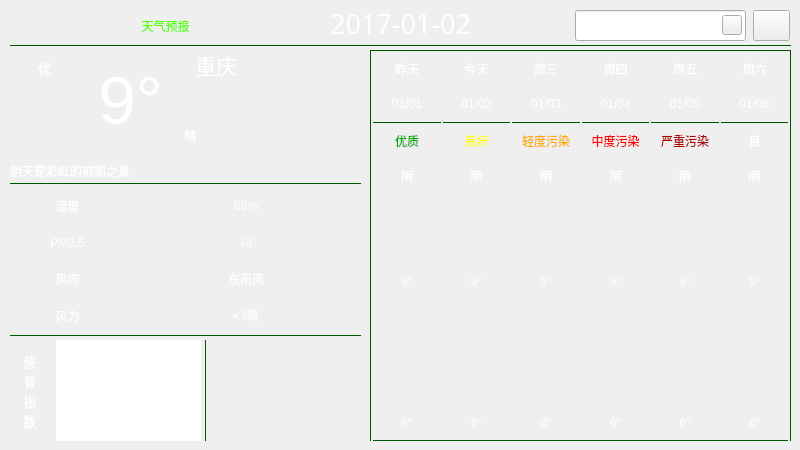
<?xml version="1.0" encoding="UTF-8"?>
<ui version="4.0">
 <class>Weather</class>
 <widget class="QWidget" name="Weather">
  <property name="geometry">
   <rect>
    <x>0</x>
    <y>0</y>
    <width>800</width>
    <height>450</height>
   </rect>
  </property>
  <property name="windowTitle">
   <string>Form</string>
  </property>
  <property name="styleSheet">
   <string notr="true"/>
  </property>
  <layout class="QGridLayout" name="gridLayout">
   <property name="leftMargin">
    <number>0</number>
   </property>
   <property name="topMargin">
    <number>0</number>
   </property>
   <property name="rightMargin">
    <number>0</number>
   </property>
   <property name="bottomMargin">
    <number>0</number>
   </property>
   <property name="spacing">
    <number>0</number>
   </property>
   <item row="0" column="0">
    <widget class="QWidget" name="widget" native="true">
     <property name="styleSheet">
      <string notr="true">QWidget#widget{
	border-image: url(:/weaUI/weaUI.png);
	color:rgb(255, 255, 255);
}

QLabel{
	font: 25 10pt &quot;Microsoft YaHei&quot;;
	border-radius: 4px;
	background-color: argb(60, 60, 60, 130);
	color: rgb(255, 255, 255);
}

Line{
	background-color: rgb(0, 85, 0);
}



</string>
     </property>
     <widget class="QWidget" name="layoutWidget">
      <property name="geometry">
       <rect>
        <x>10</x>
        <y>190</y>
        <width>351</width>
        <height>141</height>
       </rect>
      </property>
      <layout class="QGridLayout" name="gridLayout_2" columnstretch="0,0,0">
       <item row="0" column="0">
        <widget class="QLabel" name="shiduTitleLb">
         <property name="styleSheet">
          <string notr="true">
color: rgb(255, 255, 255);</string>
         </property>
         <property name="text">
          <string>湿度</string>
         </property>
         <property name="alignment">
          <set>Qt::AlignCenter</set>
         </property>
        </widget>
       </item>
       <item row="1" column="0">
        <widget class="QLabel" name="pm25TitleLb">
         <property name="styleSheet">
          <string notr="true">color: rgb(255, 255, 255);</string>
         </property>
         <property name="text">
          <string>PM2.5</string>
         </property>
         <property name="alignment">
          <set>Qt::AlignCenter</set>
         </property>
        </widget>
       </item>
       <item row="2" column="0">
        <widget class="QLabel" name="fxTitleLb">
         <property name="styleSheet">
          <string notr="true">color: rgb(255, 255, 255);</string>
         </property>
         <property name="text">
          <string>风向</string>
         </property>
         <property name="alignment">
          <set>Qt::AlignCenter</set>
         </property>
        </widget>
       </item>
       <item row="3" column="0">
        <widget class="QLabel" name="flTitleLb">
         <property name="styleSheet">
          <string notr="true">color: rgb(255, 255, 255);</string>
         </property>
         <property name="text">
          <string>风力</string>
         </property>
         <property name="alignment">
          <set>Qt::AlignCenter</set>
         </property>
        </widget>
       </item>
       <item row="2" column="1" colspan="2">
        <widget class="QLabel" name="fxLb">
         <property name="text">
          <string>东南风</string>
         </property>
         <property name="alignment">
          <set>Qt::AlignCenter</set>
         </property>
        </widget>
       </item>
       <item row="0" column="1" colspan="2">
        <widget class="QLabel" name="shiduLb">
         <property name="text">
          <string>86%</string>
         </property>
         <property name="alignment">
          <set>Qt::AlignCenter</set>
         </property>
        </widget>
       </item>
       <item row="3" column="1" colspan="2">
        <widget class="QLabel" name="flLb">
         <property name="text">
          <string>&lt;3级</string>
         </property>
         <property name="alignment">
          <set>Qt::AlignCenter</set>
         </property>
        </widget>
       </item>
       <item row="1" column="1" colspan="2">
        <widget class="QLabel" name="pm25Lb">
         <property name="text">
          <string>74</string>
         </property>
         <property name="alignment">
          <set>Qt::AlignCenter</set>
         </property>
        </widget>
       </item>
      </layout>
     </widget>
     <widget class="QWidget" name="layoutWidget_2">
      <property name="geometry">
       <rect>
        <x>370</x>
        <y>50</y>
        <width>421</width>
        <height>391</height>
       </rect>
      </property>
      <layout class="QGridLayout" name="gridLayout_3">
       <property name="horizontalSpacing">
        <number>2</number>
       </property>
       <property name="verticalSpacing">
        <number>0</number>
       </property>
       <item row="1" column="2">
        <widget class="QLabel" name="week1Lb">
         <property name="styleSheet">
          <string notr="true"/>
         </property>
         <property name="text">
          <string>今天</string>
         </property>
         <property name="alignment">
          <set>Qt::AlignCenter</set>
         </property>
        </widget>
       </item>
       <item row="2" column="3">
        <widget class="QLabel" name="date2Lb">
         <property name="text">
          <string>01/03</string>
         </property>
         <property name="alignment">
          <set>Qt::AlignCenter</set>
         </property>
        </widget>
       </item>
       <item row="2" column="4">
        <widget class="QLabel" name="date3Lb">
         <property name="text">
          <string>01/04</string>
         </property>
         <property name="alignment">
          <set>Qt::AlignCenter</set>
         </property>
        </widget>
       </item>
       <item row="2" column="1">
        <widget class="QLabel" name="date0Lb">
         <property name="styleSheet">
          <string notr="true">\</string>
         </property>
         <property name="text">
          <string>01/01</string>
         </property>
         <property name="alignment">
          <set>Qt::AlignCenter</set>
         </property>
        </widget>
       </item>
       <item row="1" column="4">
        <widget class="QLabel" name="week3Lb">
         <property name="text">
          <string>周四</string>
         </property>
         <property name="alignment">
          <set>Qt::AlignCenter</set>
         </property>
        </widget>
       </item>
       <item row="2" column="5">
        <widget class="QLabel" name="date4Lb">
         <property name="text">
          <string>01/05</string>
         </property>
         <property name="alignment">
          <set>Qt::AlignCenter</set>
         </property>
        </widget>
       </item>
       <item row="2" column="2">
        <widget class="QLabel" name="date1Lb">
         <property name="styleSheet">
          <string notr="true"/>
         </property>
         <property name="text">
          <string>01/02</string>
         </property>
         <property name="alignment">
          <set>Qt::AlignCenter</set>
         </property>
        </widget>
       </item>
       <item row="1" column="5">
        <widget class="QLabel" name="week4Lb">
         <property name="text">
          <string>周五</string>
         </property>
         <property name="alignment">
          <set>Qt::AlignCenter</set>
         </property>
        </widget>
       </item>
       <item row="1" column="6">
        <widget class="QLabel" name="week5Lb">
         <property name="text">
          <string>周六</string>
         </property>
         <property name="alignment">
          <set>Qt::AlignCenter</set>
         </property>
        </widget>
       </item>
       <item row="4" column="3">
        <widget class="QLabel" name="quality2Lb">
         <property name="styleSheet">
          <string notr="true">color: rgb(255, 170, 0);</string>
         </property>
         <property name="text">
          <string>轻度污染</string>
         </property>
         <property name="alignment">
          <set>Qt::AlignCenter</set>
         </property>
        </widget>
       </item>
       <item row="4" column="2">
        <widget class="QLabel" name="quality1Lb">
         <property name="styleSheet">
          <string notr="true">color: rgb(255, 255, 0);</string>
         </property>
         <property name="text">
          <string>良好</string>
         </property>
         <property name="alignment">
          <set>Qt::AlignCenter</set>
         </property>
        </widget>
       </item>
       <item row="4" column="1">
        <widget class="QLabel" name="quality0Lb">
         <property name="styleSheet">
          <string notr="true">color: rgb(0, 170, 0);</string>
         </property>
         <property name="frameShape">
          <enum>QFrame::NoFrame</enum>
         </property>
         <property name="frameShadow">
          <enum>QFrame::Sunken</enum>
         </property>
         <property name="text">
          <string>优质</string>
         </property>
         <property name="alignment">
          <set>Qt::AlignCenter</set>
         </property>
        </widget>
       </item>
       <item row="1" column="3">
        <widget class="QLabel" name="week2Lb">
         <property name="styleSheet">
          <string notr="true">color: rgb(255, 255, 255);
font: 25 10pt &quot;Microsoft YaHei&quot;;</string>
         </property>
         <property name="text">
          <string>周三</string>
         </property>
         <property name="alignment">
          <set>Qt::AlignCenter</set>
         </property>
        </widget>
       </item>
       <item row="9" column="1" rowspan="3" colspan="6">
        <widget class="QLabel" name="curveLb">
         <property name="styleSheet">
          <string notr="true"/>
         </property>
         <property name="text">
          <string/>
         </property>
         <property name="alignment">
          <set>Qt::AlignCenter</set>
         </property>
        </widget>
       </item>
       <item row="12" column="5">
        <widget class="QLabel" name="low4Lb">
         <property name="text">
          <string>6°</string>
         </property>
         <property name="alignment">
          <set>Qt::AlignCenter</set>
         </property>
        </widget>
       </item>
       <item row="12" column="1">
        <widget class="QLabel" name="low0Lb">
         <property name="text">
          <string>6°</string>
         </property>
         <property name="alignment">
          <set>Qt::AlignCenter</set>
         </property>
        </widget>
       </item>
       <item row="12" column="2">
        <widget class="QLabel" name="low1Lb">
         <property name="text">
          <string>6°</string>
         </property>
         <property name="alignment">
          <set>Qt::AlignCenter</set>
         </property>
        </widget>
       </item>
       <item row="3" column="6">
        <widget class="Line" name="hLine_8">
         <property name="maximumSize">
          <size>
           <width>16777215</width>
           <height>1</height>
          </size>
         </property>
         <property name="styleSheet">
          <string notr="true">background-color: rgb(0, 85, 0);</string>
         </property>
         <property name="lineWidth">
          <number>0</number>
         </property>
         <property name="orientation">
          <enum>Qt::Horizontal</enum>
         </property>
        </widget>
       </item>
       <item row="12" column="6">
        <widget class="QLabel" name="low5Lb">
         <property name="text">
          <string>6°</string>
         </property>
         <property name="alignment">
          <set>Qt::AlignCenter</set>
         </property>
        </widget>
       </item>
       <item row="3" column="2">
        <widget class="Line" name="hLine_4">
         <property name="minimumSize">
          <size>
           <width>0</width>
           <height>0</height>
          </size>
         </property>
         <property name="maximumSize">
          <size>
           <width>16777215</width>
           <height>1</height>
          </size>
         </property>
         <property name="styleSheet">
          <string notr="true">background-color: rgb(0, 85, 0);</string>
         </property>
         <property name="lineWidth">
          <number>0</number>
         </property>
         <property name="orientation">
          <enum>Qt::Horizontal</enum>
         </property>
        </widget>
       </item>
       <item row="3" column="3">
        <widget class="Line" name="hLine_5">
         <property name="maximumSize">
          <size>
           <width>16777215</width>
           <height>1</height>
          </size>
         </property>
         <property name="styleSheet">
          <string notr="true">background-color: rgb(0, 85, 0);</string>
         </property>
         <property name="lineWidth">
          <number>0</number>
         </property>
         <property name="orientation">
          <enum>Qt::Horizontal</enum>
         </property>
        </widget>
       </item>
       <item row="0" column="0" colspan="8">
        <widget class="Line" name="hLine_2">
         <property name="maximumSize">
          <size>
           <width>16777215</width>
           <height>1</height>
          </size>
         </property>
         <property name="styleSheet">
          <string notr="true">background-color: rgb(0, 85, 0);</string>
         </property>
         <property name="lineWidth">
          <number>0</number>
         </property>
         <property name="orientation">
          <enum>Qt::Horizontal</enum>
         </property>
        </widget>
       </item>
       <item row="6" column="4" rowspan="2">
        <widget class="QLabel" name="typeIco3Lb">
         <property name="styleSheet">
          <string notr="true">image: url(:/night/night/雾.png);</string>
         </property>
         <property name="text">
          <string/>
         </property>
         <property name="alignment">
          <set>Qt::AlignCenter</set>
         </property>
        </widget>
       </item>
       <item row="1" column="7" rowspan="13">
        <widget class="Line" name="vLine_3">
         <property name="maximumSize">
          <size>
           <width>1</width>
           <height>16777215</height>
          </size>
         </property>
         <property name="styleSheet">
          <string notr="true">background-color: rgb(0, 85, 0);</string>
         </property>
         <property name="lineWidth">
          <number>0</number>
         </property>
         <property name="orientation">
          <enum>Qt::Vertical</enum>
         </property>
        </widget>
       </item>
       <item row="6" column="6" rowspan="2">
        <widget class="QLabel" name="typeIco5Lb">
         <property name="styleSheet">
          <string notr="true">image: url(:/day/day/强沙尘暴.png);</string>
         </property>
         <property name="text">
          <string/>
         </property>
         <property name="alignment">
          <set>Qt::AlignCenter</set>
         </property>
        </widget>
       </item>
       <item row="6" column="5" rowspan="2">
        <widget class="QLabel" name="typeIco4Lb">
         <property name="styleSheet">
          <string notr="true">image: url(:/day/day/阵雨.png);</string>
         </property>
         <property name="text">
          <string/>
         </property>
         <property name="alignment">
          <set>Qt::AlignCenter</set>
         </property>
        </widget>
       </item>
       <item row="3" column="4">
        <widget class="Line" name="hLine_6">
         <property name="maximumSize">
          <size>
           <width>16777215</width>
           <height>1</height>
          </size>
         </property>
         <property name="styleSheet">
          <string notr="true">background-color: rgb(0, 85, 0);</string>
         </property>
         <property name="lineWidth">
          <number>0</number>
         </property>
         <property name="orientation">
          <enum>Qt::Horizontal</enum>
         </property>
        </widget>
       </item>
       <item row="3" column="5">
        <widget class="Line" name="hLine_7">
         <property name="maximumSize">
          <size>
           <width>16777215</width>
           <height>1</height>
          </size>
         </property>
         <property name="styleSheet">
          <string notr="true">background-color: rgb(0, 85, 0);</string>
         </property>
         <property name="lineWidth">
          <number>0</number>
         </property>
         <property name="orientation">
          <enum>Qt::Horizontal</enum>
         </property>
        </widget>
       </item>
       <item row="1" column="1">
        <widget class="QLabel" name="week0Lb">
         <property name="styleSheet">
          <string notr="true"/>
         </property>
         <property name="text">
          <string>昨天</string>
         </property>
         <property name="alignment">
          <set>Qt::AlignCenter</set>
         </property>
        </widget>
       </item>
       <item row="13" column="1" colspan="6">
        <widget class="Line" name="hLine_9">
         <property name="maximumSize">
          <size>
           <width>16777215</width>
           <height>1</height>
          </size>
         </property>
         <property name="styleSheet">
          <string notr="true">background-color: rgb(0, 85, 0);</string>
         </property>
         <property name="lineWidth">
          <number>0</number>
         </property>
         <property name="orientation">
          <enum>Qt::Horizontal</enum>
         </property>
        </widget>
       </item>
       <item row="1" column="0" rowspan="13">
        <widget class="Line" name="vLine_2">
         <property name="maximumSize">
          <size>
           <width>1</width>
           <height>16777215</height>
          </size>
         </property>
         <property name="styleSheet">
          <string notr="true">background-color: rgb(0, 85, 0);</string>
         </property>
         <property name="lineWidth">
          <number>0</number>
         </property>
         <property name="orientation">
          <enum>Qt::Vertical</enum>
         </property>
        </widget>
       </item>
       <item row="3" column="1">
        <widget class="Line" name="hLine_3">
         <property name="minimumSize">
          <size>
           <width>0</width>
           <height>0</height>
          </size>
         </property>
         <property name="maximumSize">
          <size>
           <width>16777215</width>
           <height>1</height>
          </size>
         </property>
         <property name="styleSheet">
          <string notr="true">background-color: rgb(0, 85, 0);</string>
         </property>
         <property name="lineWidth">
          <number>0</number>
         </property>
         <property name="orientation">
          <enum>Qt::Horizontal</enum>
         </property>
        </widget>
       </item>
       <item row="2" column="6">
        <widget class="QLabel" name="date5Lb">
         <property name="text">
          <string>01/06</string>
         </property>
         <property name="alignment">
          <set>Qt::AlignCenter</set>
         </property>
        </widget>
       </item>
       <item row="4" column="5">
        <widget class="QLabel" name="quality4Lb">
         <property name="styleSheet">
          <string notr="true">color: rgb(170, 0, 0);</string>
         </property>
         <property name="text">
          <string>严重污染</string>
         </property>
         <property name="alignment">
          <set>Qt::AlignCenter</set>
         </property>
        </widget>
       </item>
       <item row="4" column="4">
        <widget class="QLabel" name="quality3Lb">
         <property name="styleSheet">
          <string notr="true">color: rgb(255, 0, 0);</string>
         </property>
         <property name="text">
          <string>中度污染</string>
         </property>
         <property name="alignment">
          <set>Qt::AlignCenter</set>
         </property>
        </widget>
       </item>
       <item row="4" column="6">
        <widget class="QLabel" name="quality5Lb">
         <property name="text">
          <string>良</string>
         </property>
         <property name="alignment">
          <set>Qt::AlignCenter</set>
         </property>
        </widget>
       </item>
       <item row="5" column="1">
        <widget class="QLabel" name="type0Lb">
         <property name="styleSheet">
          <string notr="true"/>
         </property>
         <property name="text">
          <string>阴</string>
         </property>
         <property name="alignment">
          <set>Qt::AlignCenter</set>
         </property>
        </widget>
       </item>
       <item row="5" column="4">
        <widget class="QLabel" name="type3Lb">
         <property name="text">
          <string>阴</string>
         </property>
         <property name="alignment">
          <set>Qt::AlignCenter</set>
         </property>
        </widget>
       </item>
       <item row="5" column="2">
        <widget class="QLabel" name="type1Lb">
         <property name="styleSheet">
          <string notr="true"/>
         </property>
         <property name="text">
          <string>阴</string>
         </property>
         <property name="alignment">
          <set>Qt::AlignCenter</set>
         </property>
        </widget>
       </item>
       <item row="5" column="5">
        <widget class="QLabel" name="type4Lb">
         <property name="text">
          <string>阴</string>
         </property>
         <property name="alignment">
          <set>Qt::AlignCenter</set>
         </property>
        </widget>
       </item>
       <item row="5" column="3">
        <widget class="QLabel" name="type2Lb">
         <property name="styleSheet">
          <string notr="true"/>
         </property>
         <property name="text">
          <string>阴</string>
         </property>
         <property name="alignment">
          <set>Qt::AlignCenter</set>
         </property>
        </widget>
       </item>
       <item row="5" column="6">
        <widget class="QLabel" name="type5Lb">
         <property name="text">
          <string>阴</string>
         </property>
         <property name="alignment">
          <set>Qt::AlignCenter</set>
         </property>
        </widget>
       </item>
       <item row="8" column="1">
        <widget class="QLabel" name="high0Lb">
         <property name="text">
          <string>9°</string>
         </property>
         <property name="alignment">
          <set>Qt::AlignCenter</set>
         </property>
        </widget>
       </item>
       <item row="6" column="3" rowspan="2">
        <widget class="QLabel" name="typeIco2Lb">
         <property name="styleSheet">
          <string notr="true">image: url(:/day/day/晴.png);</string>
         </property>
         <property name="text">
          <string/>
         </property>
         <property name="alignment">
          <set>Qt::AlignCenter</set>
         </property>
        </widget>
       </item>
       <item row="6" column="2" rowspan="2">
        <widget class="QLabel" name="typeIco1Lb">
         <property name="styleSheet">
          <string notr="true">image: url(:/day/day/大暴雨到特大暴雨.png);</string>
         </property>
         <property name="text">
          <string/>
         </property>
         <property name="alignment">
          <set>Qt::AlignCenter</set>
         </property>
        </widget>
       </item>
       <item row="8" column="3">
        <widget class="QLabel" name="high2Lb">
         <property name="text">
          <string>9°</string>
         </property>
         <property name="alignment">
          <set>Qt::AlignCenter</set>
         </property>
        </widget>
       </item>
       <item row="6" column="1" rowspan="2">
        <widget class="QLabel" name="typeIco0Lb">
         <property name="styleSheet">
          <string notr="true">image: url(:/day/day/小雨.png);
</string>
         </property>
         <property name="text">
          <string/>
         </property>
         <property name="alignment">
          <set>Qt::AlignCenter</set>
         </property>
        </widget>
       </item>
       <item row="8" column="6">
        <widget class="QLabel" name="high5Lb">
         <property name="text">
          <string>9°</string>
         </property>
         <property name="alignment">
          <set>Qt::AlignCenter</set>
         </property>
        </widget>
       </item>
       <item row="8" column="5">
        <widget class="QLabel" name="high4Lb">
         <property name="text">
          <string>9°</string>
         </property>
         <property name="alignment">
          <set>Qt::AlignCenter</set>
         </property>
        </widget>
       </item>
       <item row="8" column="4">
        <widget class="QLabel" name="high3Lb">
         <property name="text">
          <string>9°</string>
         </property>
         <property name="alignment">
          <set>Qt::AlignCenter</set>
         </property>
        </widget>
       </item>
       <item row="12" column="3">
        <widget class="QLabel" name="low2Lb">
         <property name="text">
          <string>6°</string>
         </property>
         <property name="alignment">
          <set>Qt::AlignCenter</set>
         </property>
        </widget>
       </item>
       <item row="12" column="4">
        <widget class="QLabel" name="low3Lb">
         <property name="text">
          <string>6°</string>
         </property>
         <property name="alignment">
          <set>Qt::AlignCenter</set>
         </property>
        </widget>
       </item>
       <item row="8" column="2">
        <widget class="QLabel" name="high1Lb">
         <property name="text">
          <string>9°</string>
         </property>
         <property name="alignment">
          <set>Qt::AlignCenter</set>
         </property>
        </widget>
       </item>
      </layout>
     </widget>
     <widget class="QLabel" name="temLb">
      <property name="geometry">
       <rect>
        <x>10</x>
        <y>50</y>
        <width>241</width>
        <height>101</height>
       </rect>
      </property>
      <property name="font">
       <font>
        <family>Arial</family>
        <pointsize>50</pointsize>
        <weight>50</weight>
        <italic>false</italic>
        <bold>false</bold>
       </font>
      </property>
      <property name="styleSheet">
       <string notr="true">color: rgb(255, 255, 255);
font: 50pt &quot;Arial&quot;;</string>
      </property>
      <property name="text">
       <string>9°</string>
      </property>
      <property name="alignment">
       <set>Qt::AlignCenter</set>
      </property>
     </widget>
     <widget class="Line" name="hLine_1">
      <property name="geometry">
       <rect>
        <x>10</x>
        <y>45</y>
        <width>781</width>
        <height>1</height>
       </rect>
      </property>
      <property name="minimumSize">
       <size>
        <width>0</width>
        <height>0</height>
       </size>
      </property>
      <property name="maximumSize">
       <size>
        <width>100000</width>
        <height>1</height>
       </size>
      </property>
      <property name="styleSheet">
       <string notr="true">background-color: rgb(0, 85, 0);</string>
      </property>
      <property name="lineWidth">
       <number>0</number>
      </property>
      <property name="midLineWidth">
       <number>0</number>
      </property>
      <property name="orientation">
       <enum>Qt::Horizontal</enum>
      </property>
     </widget>
     <widget class="Line" name="hLine_11">
      <property name="geometry">
       <rect>
        <x>10</x>
        <y>335</y>
        <width>351</width>
        <height>1</height>
       </rect>
      </property>
      <property name="minimumSize">
       <size>
        <width>0</width>
        <height>0</height>
       </size>
      </property>
      <property name="maximumSize">
       <size>
        <width>16777215</width>
        <height>1</height>
       </size>
      </property>
      <property name="styleSheet">
       <string notr="true">background-color: rgb(0, 85, 0);</string>
      </property>
      <property name="lineWidth">
       <number>0</number>
      </property>
      <property name="orientation">
       <enum>Qt::Horizontal</enum>
      </property>
     </widget>
     <widget class="Line" name="vLine_1">
      <property name="geometry">
       <rect>
        <x>205</x>
        <y>340</y>
        <width>1</width>
        <height>101</height>
       </rect>
      </property>
      <property name="minimumSize">
       <size>
        <width>0</width>
        <height>0</height>
       </size>
      </property>
      <property name="maximumSize">
       <size>
        <width>1</width>
        <height>16777215</height>
       </size>
      </property>
      <property name="styleSheet">
       <string notr="true">background-color: rgb(0, 85, 0);</string>
      </property>
      <property name="lineWidth">
       <number>0</number>
      </property>
      <property name="orientation">
       <enum>Qt::Vertical</enum>
      </property>
     </widget>
     <widget class="Line" name="hLine_10">
      <property name="geometry">
       <rect>
        <x>10</x>
        <y>183</y>
        <width>351</width>
        <height>1</height>
       </rect>
      </property>
      <property name="sizePolicy">
       <sizepolicy hsizetype="Fixed" vsizetype="Fixed">
        <horstretch>0</horstretch>
        <verstretch>0</verstretch>
       </sizepolicy>
      </property>
      <property name="minimumSize">
       <size>
        <width>0</width>
        <height>0</height>
       </size>
      </property>
      <property name="maximumSize">
       <size>
        <width>16777215</width>
        <height>1</height>
       </size>
      </property>
      <property name="styleSheet">
       <string notr="true">background-color: rgb(0, 85, 0);</string>
      </property>
      <property name="lineWidth">
       <number>0</number>
      </property>
      <property name="orientation">
       <enum>Qt::Horizontal</enum>
      </property>
     </widget>
     <widget class="QWidget" name="layoutWidget_3">
      <property name="geometry">
       <rect>
        <x>10</x>
        <y>340</y>
        <width>191</width>
        <height>101</height>
       </rect>
      </property>
      <layout class="QGridLayout" name="gridLayout_4">
       <property name="horizontalSpacing">
        <number>6</number>
       </property>
       <item row="0" column="0">
        <widget class="QLabel" name="gmTitleLb">
         <property name="minimumSize">
          <size>
           <width>40</width>
           <height>0</height>
          </size>
         </property>
         <property name="sizeIncrement">
          <size>
           <width>30</width>
           <height>0</height>
          </size>
         </property>
         <property name="font">
          <font>
           <family>Microsoft YaHei</family>
           <pointsize>10</pointsize>
           <weight>3</weight>
           <italic>false</italic>
           <bold>false</bold>
          </font>
         </property>
         <property name="styleSheet">
          <string notr="true">background-color: argb(60, 60, 60, 130);
border-radius: 3px;
color: rgb(255, 255, 255);</string>
         </property>
         <property name="text">
          <string>感
冒
指
数</string>
         </property>
         <property name="alignment">
          <set>Qt::AlignCenter</set>
         </property>
        </widget>
       </item>
       <item row="0" column="1">
        <widget class="QTextBrowser" name="ganmaoBrowser">
         <property name="sizePolicy">
          <sizepolicy hsizetype="Minimum" vsizetype="Expanding">
           <horstretch>0</horstretch>
           <verstretch>0</verstretch>
          </sizepolicy>
         </property>
         <property name="minimumSize">
          <size>
           <width>22</width>
           <height>0</height>
          </size>
         </property>
         <property name="font">
          <font>
           <family>Arial</family>
           <pointsize>9</pointsize>
           <weight>50</weight>
           <italic>false</italic>
           <bold>false</bold>
          </font>
         </property>
         <property name="autoFillBackground">
          <bool>true</bool>
         </property>
         <property name="styleSheet">
          <string notr="true">border-radius: 5px;
color: rgb(255, 255, 255);
background-color: argb(255, 255, 255, 0);
font: 9pt &quot;Arial&quot;;</string>
         </property>
         <property name="frameShape">
          <enum>QFrame::NoFrame</enum>
         </property>
         <property name="html">
          <string>&lt;!DOCTYPE HTML PUBLIC &quot;-//W3C//DTD HTML 4.0//EN&quot; &quot;http://www.w3.org/TR/REC-html40/strict.dtd&quot;&gt;
&lt;html&gt;&lt;head&gt;&lt;meta name=&quot;qrichtext&quot; content=&quot;1&quot; /&gt;&lt;style type=&quot;text/css&quot;&gt;
p, li { white-space: pre-wrap; }
&lt;/style&gt;&lt;/head&gt;&lt;body style=&quot; font-family:'Arial'; font-size:9pt; font-weight:400; font-style:normal;&quot;&gt;
&lt;p align=&quot;center&quot; style=&quot; margin-top:0px; margin-bottom:0px; margin-left:0px; margin-right:0px; -qt-block-indent:0; text-indent:0px;&quot;&gt;&lt;span style=&quot; font-family:'SimSun';&quot;&gt;极少数敏感人群应减少户外活动&lt;/span&gt;&lt;/p&gt;&lt;/body&gt;&lt;/html&gt;</string>
         </property>
        </widget>
       </item>
      </layout>
     </widget>
     <widget class="QLabel" name="typeIcoLb">
      <property name="geometry">
       <rect>
        <x>260</x>
        <y>63</y>
        <width>101</width>
        <height>101</height>
       </rect>
      </property>
      <property name="styleSheet">
       <string notr="true">border-image: url(:/day/day/晴.png);
background-color: argb(60, 60, 60, 0);

</string>
      </property>
      <property name="text">
       <string/>
      </property>
     </widget>
     <widget class="QLabel" name="dateLb">
      <property name="geometry">
       <rect>
        <x>190</x>
        <y>3</y>
        <width>421</width>
        <height>41</height>
       </rect>
      </property>
      <property name="font">
       <font>
        <family>Adobe 黑体 Std R</family>
        <pointsize>20</pointsize>
        <weight>50</weight>
        <italic>false</italic>
        <bold>false</bold>
       </font>
      </property>
      <property name="styleSheet">
       <string notr="true">font: 20pt &quot;Adobe 黑体 Std R&quot;;
color: rgb(255, 255, 255);
background-color: rgb(255, 255, 255, 0);</string>
      </property>
      <property name="text">
       <string>2017-01-02</string>
      </property>
      <property name="alignment">
       <set>Qt::AlignCenter</set>
      </property>
     </widget>
     <widget class="QLabel" name="noticeLb">
      <property name="geometry">
       <rect>
        <x>10</x>
        <y>160</y>
        <width>351</width>
        <height>21</height>
       </rect>
      </property>
      <property name="styleSheet">
       <string notr="true">color: rgb(255, 255, 255);
background-color: argb(60, 60, 60, 0);</string>
      </property>
      <property name="text">
       <string>阴天是彩虹的前期之景</string>
      </property>
      <property name="alignment">
       <set>Qt::AlignLeading|Qt::AlignLeft|Qt::AlignVCenter</set>
      </property>
     </widget>
     <widget class="QLabel" name="sunRiseSetLb">
      <property name="geometry">
       <rect>
        <x>210</x>
        <y>340</y>
        <width>150</width>
        <height>100</height>
       </rect>
      </property>
      <property name="styleSheet">
       <string notr="true"/>
      </property>
      <property name="text">
       <string/>
      </property>
     </widget>
     <widget class="QLineEdit" name="cityLineEdit">
      <property name="geometry">
       <rect>
        <x>575</x>
        <y>10</y>
        <width>171</width>
        <height>31</height>
       </rect>
      </property>
      <property name="styleSheet">
       <string notr="true">color: rgb(255, 255, 255);</string>
      </property>
      <property name="frame">
       <bool>true</bool>
      </property>
      <property name="placeholderText">
       <string>城市</string>
      </property>
     </widget>
     <widget class="QLabel" name="typeLb">
      <property name="geometry">
       <rect>
        <x>140</x>
        <y>120</y>
        <width>101</width>
        <height>31</height>
       </rect>
      </property>
      <property name="styleSheet">
       <string notr="true">color: rgb(255, 255, 255);
background-color: argb(60, 60, 60, 0);</string>
      </property>
      <property name="text">
       <string>晴</string>
      </property>
      <property name="alignment">
       <set>Qt::AlignCenter</set>
      </property>
     </widget>
     <widget class="QToolButton" name="searchBt">
      <property name="geometry">
       <rect>
        <x>722</x>
        <y>15</y>
        <width>20</width>
        <height>20</height>
       </rect>
      </property>
      <property name="cursor">
       <cursorShape>PointingHandCursor</cursorShape>
      </property>
      <property name="styleSheet">
       <string notr="true">border-image: url(:/weatherIco/search.ico);</string>
      </property>
      <property name="text">
       <string/>
      </property>
      <property name="icon">
       <iconset resource="icons/icons.qrc">
        <normaloff>:/weatherIco/search.ico</normaloff>:/weatherIco/search.ico</iconset>
      </property>
      <property name="iconSize">
       <size>
        <width>20</width>
        <height>20</height>
       </size>
      </property>
      <property name="shortcut">
       <string>Return</string>
      </property>
      <property name="popupMode">
       <enum>QToolButton::DelayedPopup</enum>
      </property>
     </widget>
     <widget class="QLabel" name="leafLb">
      <property name="geometry">
       <rect>
        <x>18</x>
        <y>58</y>
        <width>20</width>
        <height>20</height>
       </rect>
      </property>
      <property name="styleSheet">
       <string notr="true">image: url(:/weatherIco/leaf.ico);
background-color: argb(255, 255, 255, 0);</string>
      </property>
      <property name="text">
       <string/>
      </property>
     </widget>
     <widget class="QLabel" name="qualityLb">
      <property name="geometry">
       <rect>
        <x>38</x>
        <y>58</y>
        <width>56</width>
        <height>20</height>
       </rect>
      </property>
      <property name="font">
       <font>
        <family>Microsoft YaHei</family>
        <pointsize>10</pointsize>
        <weight>3</weight>
        <italic>false</italic>
        <bold>false</bold>
       </font>
      </property>
      <property name="styleSheet">
       <string notr="true">background-color: argb(255, 255, 255, 0);</string>
      </property>
      <property name="text">
       <string>优</string>
      </property>
     </widget>
     <widget class="QToolButton" name="refreshBt">
      <property name="geometry">
       <rect>
        <x>753</x>
        <y>10</y>
        <width>37</width>
        <height>31</height>
       </rect>
      </property>
      <property name="cursor">
       <cursorShape>PointingHandCursor</cursorShape>
      </property>
      <property name="toolTip">
       <string>刷新</string>
      </property>
      <property name="toolTipDuration">
       <number>-1</number>
      </property>
      <property name="styleSheet">
       <string notr="true">image: url(:/weatherIco/refresh.ico);
background-color: argb(255, 255, 255, 0);</string>
      </property>
      <property name="text">
       <string/>
      </property>
      <property name="icon">
       <iconset resource="icons/icons.qrc">
        <normaloff>:/weatherIco/refresh.ico</normaloff>:/weatherIco/refresh.ico</iconset>
      </property>
      <property name="iconSize">
       <size>
        <width>31</width>
        <height>31</height>
       </size>
      </property>
     </widget>
     <widget class="QWidget" name="layoutWidget">
      <property name="geometry">
       <rect>
        <x>140</x>
        <y>50</y>
        <width>101</width>
        <height>30</height>
       </rect>
      </property>
      <layout class="QGridLayout" name="gridLayout_5">
       <property name="spacing">
        <number>0</number>
       </property>
       <item row="0" column="0">
        <widget class="QLabel" name="label">
         <property name="sizePolicy">
          <sizepolicy hsizetype="Preferred" vsizetype="Minimum">
           <horstretch>0</horstretch>
           <verstretch>0</verstretch>
          </sizepolicy>
         </property>
         <property name="minimumSize">
          <size>
           <width>0</width>
           <height>25</height>
          </size>
         </property>
         <property name="maximumSize">
          <size>
           <width>16777215</width>
           <height>25</height>
          </size>
         </property>
         <property name="styleSheet">
          <string notr="true">background-color: argb(60, 60, 60, 0);
image: url(:/weatherIco/location.ico);</string>
         </property>
         <property name="text">
          <string/>
         </property>
        </widget>
       </item>
       <item row="0" column="1">
        <widget class="QLabel" name="cityLb">
         <property name="font">
          <font>
           <family>Microsoft YaHei UI</family>
           <pointsize>16</pointsize>
           <weight>50</weight>
           <italic>false</italic>
           <bold>false</bold>
          </font>
         </property>
         <property name="styleSheet">
          <string notr="true">color: rgb(255, 255, 255);
font: 16pt &quot;Microsoft YaHei UI&quot;;
background-color: rgba(60, 60, 60, 0);</string>
         </property>
         <property name="text">
          <string>重庆</string>
         </property>
         <property name="alignment">
          <set>Qt::AlignCenter</set>
         </property>
        </widget>
       </item>
      </layout>
     </widget>
     <widget class="QLabel" name="label_4">
      <property name="geometry">
       <rect>
        <x>80</x>
        <y>10</y>
        <width>171</width>
        <height>31</height>
       </rect>
      </property>
      <property name="styleSheet">
       <string notr="true">font: 20pt &quot;华文琥珀&quot;;
background-color: rgba(255, 255, 255, 0);
color: rgb(85, 255, 0);</string>
      </property>
      <property name="text">
       <string>天气预报</string>
      </property>
      <property name="alignment">
       <set>Qt::AlignCenter</set>
      </property>
     </widget>
    </widget>
   </item>
  </layout>
 </widget>
 <resources>
  <include location="icons/icons.qrc"/>
 </resources>
 <connections/>
</ui>
